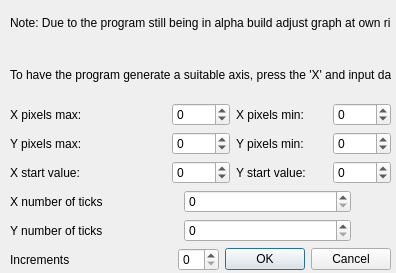
<?xml version="1.0" encoding="UTF-8"?>
<ui version="4.0">
 <class>GraphOptions</class>
 <widget class="QDialog" name="GraphOptions">
  <property name="geometry">
   <rect>
    <x>0</x>
    <y>0</y>
    <width>396</width>
    <height>273</height>
   </rect>
  </property>
  <property name="windowTitle">
   <string>Axis Options</string>
  </property>
  <property name="windowIcon">
   <iconset resource="icons.qrc">
    <normaloff>:/icons/img/options.png</normaloff>:/icons/img/options.png</iconset>
  </property>
  <widget class="QWidget" name="gridLayoutWidget">
   <property name="geometry">
    <rect>
     <x>10</x>
     <y>0</y>
     <width>381</width>
     <height>271</height>
    </rect>
   </property>
   <layout class="QGridLayout" name="gridLayout">
    <item row="3" column="0">
     <layout class="QHBoxLayout" name="horizontalLayout_3">
      <item>
       <widget class="QLabel" name="label_2">
        <property name="sizePolicy">
         <sizepolicy hsizetype="Expanding" vsizetype="Preferred">
          <horstretch>0</horstretch>
          <verstretch>0</verstretch>
         </sizepolicy>
        </property>
        <property name="text">
         <string>Y pixels max:</string>
        </property>
       </widget>
      </item>
      <item>
       <widget class="QSpinBox" name="spinBox_ymax">
        <property name="minimum">
         <number>-1000</number>
        </property>
        <property name="maximum">
         <number>1000</number>
        </property>
       </widget>
      </item>
      <item>
       <layout class="QHBoxLayout" name="horizontalLayout_4">
        <item>
         <widget class="QLabel" name="label_4">
          <property name="sizePolicy">
           <sizepolicy hsizetype="Expanding" vsizetype="Preferred">
            <horstretch>0</horstretch>
            <verstretch>0</verstretch>
           </sizepolicy>
          </property>
          <property name="text">
           <string>Y pixels min:</string>
          </property>
         </widget>
        </item>
        <item>
         <widget class="QSpinBox" name="spinBox_ymin">
          <property name="minimum">
           <number>-1000</number>
          </property>
          <property name="maximum">
           <number>1000</number>
          </property>
         </widget>
        </item>
       </layout>
      </item>
     </layout>
    </item>
    <item row="7" column="0">
     <layout class="QHBoxLayout" name="horizontalLayout_5">
      <item>
       <widget class="QLabel" name="label_5">
        <property name="sizePolicy">
         <sizepolicy hsizetype="Minimum" vsizetype="Preferred">
          <horstretch>0</horstretch>
          <verstretch>0</verstretch>
         </sizepolicy>
        </property>
        <property name="text">
         <string>Increments</string>
        </property>
       </widget>
      </item>
      <item>
       <widget class="QSpinBox" name="spinBox_increments">
        <property name="sizePolicy">
         <sizepolicy hsizetype="Fixed" vsizetype="Fixed">
          <horstretch>0</horstretch>
          <verstretch>0</verstretch>
         </sizepolicy>
        </property>
       </widget>
      </item>
      <item>
       <widget class="QDialogButtonBox" name="buttonBox">
        <property name="sizePolicy">
         <sizepolicy hsizetype="Fixed" vsizetype="Fixed">
          <horstretch>0</horstretch>
          <verstretch>0</verstretch>
         </sizepolicy>
        </property>
        <property name="orientation">
         <enum>Qt::Horizontal</enum>
        </property>
        <property name="standardButtons">
         <set>QDialogButtonBox::Cancel|QDialogButtonBox::Ok</set>
        </property>
       </widget>
      </item>
     </layout>
    </item>
    <item row="0" column="0">
     <widget class="QLabel" name="label_10">
      <property name="text">
       <string>Note: Due to the program still being in alpha build adjust graph at own risk.</string>
      </property>
     </widget>
    </item>
    <item row="6" column="0">
     <layout class="QHBoxLayout" name="horizontalLayout_7">
      <item>
       <widget class="QLabel" name="label_7">
        <property name="text">
         <string>Y number of ticks</string>
        </property>
       </widget>
      </item>
      <item>
       <widget class="QSpinBox" name="spinBox_ynumticks"/>
      </item>
      <item>
       <spacer name="horizontalSpacer_2">
        <property name="orientation">
         <enum>Qt::Horizontal</enum>
        </property>
        <property name="sizeType">
         <enum>QSizePolicy::Minimum</enum>
        </property>
        <property name="sizeHint" stdset="0">
         <size>
          <width>40</width>
          <height>20</height>
         </size>
        </property>
       </spacer>
      </item>
     </layout>
    </item>
    <item row="5" column="0">
     <layout class="QHBoxLayout" name="horizontalLayout_6">
      <item>
       <widget class="QLabel" name="label_6">
        <property name="text">
         <string>X number of ticks</string>
        </property>
       </widget>
      </item>
      <item>
       <widget class="QSpinBox" name="spinBox_xnumticks"/>
      </item>
      <item>
       <spacer name="horizontalSpacer">
        <property name="orientation">
         <enum>Qt::Horizontal</enum>
        </property>
        <property name="sizeType">
         <enum>QSizePolicy::Minimum</enum>
        </property>
        <property name="sizeHint" stdset="0">
         <size>
          <width>40</width>
          <height>20</height>
         </size>
        </property>
       </spacer>
      </item>
     </layout>
    </item>
    <item row="2" column="0">
     <layout class="QHBoxLayout" name="horizontalLayout">
      <item>
       <widget class="QLabel" name="label">
        <property name="sizePolicy">
         <sizepolicy hsizetype="Expanding" vsizetype="Preferred">
          <horstretch>0</horstretch>
          <verstretch>0</verstretch>
         </sizepolicy>
        </property>
        <property name="text">
         <string>X pixels max:</string>
        </property>
       </widget>
      </item>
      <item>
       <widget class="QSpinBox" name="spinBox_xmax">
        <property name="sizePolicy">
         <sizepolicy hsizetype="Maximum" vsizetype="Fixed">
          <horstretch>0</horstretch>
          <verstretch>0</verstretch>
         </sizepolicy>
        </property>
        <property name="minimum">
         <number>-1000</number>
        </property>
        <property name="maximum">
         <number>1000</number>
        </property>
       </widget>
      </item>
      <item>
       <layout class="QHBoxLayout" name="horizontalLayout_2">
        <item>
         <widget class="QLabel" name="label_3">
          <property name="sizePolicy">
           <sizepolicy hsizetype="Expanding" vsizetype="Preferred">
            <horstretch>0</horstretch>
            <verstretch>0</verstretch>
           </sizepolicy>
          </property>
          <property name="text">
           <string>X pixels min:</string>
          </property>
         </widget>
        </item>
        <item>
         <widget class="QSpinBox" name="spinBox_xmin">
          <property name="sizePolicy">
           <sizepolicy hsizetype="Maximum" vsizetype="Fixed">
            <horstretch>0</horstretch>
            <verstretch>0</verstretch>
           </sizepolicy>
          </property>
          <property name="minimum">
           <number>-1000</number>
          </property>
          <property name="maximum">
           <number>1000</number>
          </property>
         </widget>
        </item>
       </layout>
      </item>
     </layout>
    </item>
    <item row="4" column="0">
     <layout class="QHBoxLayout" name="horizontalLayout_8">
      <item>
       <widget class="QLabel" name="label_8">
        <property name="sizePolicy">
         <sizepolicy hsizetype="Expanding" vsizetype="Preferred">
          <horstretch>0</horstretch>
          <verstretch>0</verstretch>
         </sizepolicy>
        </property>
        <property name="text">
         <string>X start value:</string>
        </property>
       </widget>
      </item>
      <item>
       <widget class="QSpinBox" name="spinBox_xstart">
        <property name="minimum">
         <number>-1000</number>
        </property>
        <property name="maximum">
         <number>1000</number>
        </property>
       </widget>
      </item>
      <item>
       <layout class="QHBoxLayout" name="horizontalLayout_9">
        <item>
         <widget class="QLabel" name="label_9">
          <property name="sizePolicy">
           <sizepolicy hsizetype="Expanding" vsizetype="Preferred">
            <horstretch>0</horstretch>
            <verstretch>0</verstretch>
           </sizepolicy>
          </property>
          <property name="text">
           <string>Y start value:</string>
          </property>
         </widget>
        </item>
        <item>
         <widget class="QSpinBox" name="spinBox_ystart">
          <property name="minimum">
           <number>-1000</number>
          </property>
          <property name="maximum">
           <number>1000</number>
          </property>
         </widget>
        </item>
       </layout>
      </item>
     </layout>
    </item>
    <item row="1" column="0">
     <widget class="QLabel" name="label_11">
      <property name="text">
       <string>To have the program generate a suitable axis, press the 'X' and input data.</string>
      </property>
     </widget>
    </item>
   </layout>
  </widget>
 </widget>
 <resources>
  <include location="icons.qrc"/>
 </resources>
 <connections>
  <connection>
   <sender>buttonBox</sender>
   <signal>accepted()</signal>
   <receiver>GraphOptions</receiver>
   <slot>accept()</slot>
   <hints>
    <hint type="sourcelabel">
     <x>248</x>
     <y>254</y>
    </hint>
    <hint type="destinationlabel">
     <x>157</x>
     <y>274</y>
    </hint>
   </hints>
  </connection>
  <connection>
   <sender>buttonBox</sender>
   <signal>rejected()</signal>
   <receiver>GraphOptions</receiver>
   <slot>reject()</slot>
   <hints>
    <hint type="sourcelabel">
     <x>316</x>
     <y>260</y>
    </hint>
    <hint type="destinationlabel">
     <x>286</x>
     <y>274</y>
    </hint>
   </hints>
  </connection>
 </connections>
</ui>
